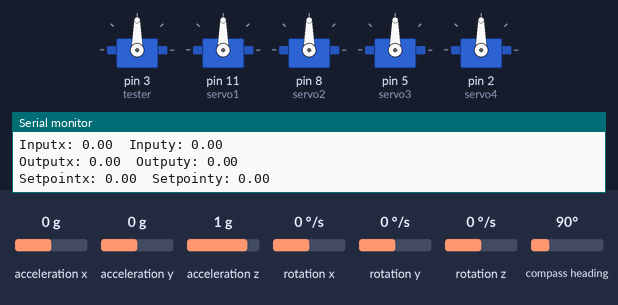
Recording of a program running on a simulated Arduino Uno, built with avr-gcc and run on an emulated ATmega328P. Parts: 5 × servo, the last lines printed to the serial monitor. Wiring (inferred from the names in the program): QMC5883L compass at I2C address 0x0D. The test bench sets the inputs (shaded band); at power-on: acceleration y 0 g, acceleration x 0 g, acceleration z 1 g, rotation x 0 °/s, rotation y 0 °/s, rotation z 0 °/s, compass heading 90°.

Above: at 4.2 s.
4.3 s: acceleration y set to -1.4 g
At 6.0 s:
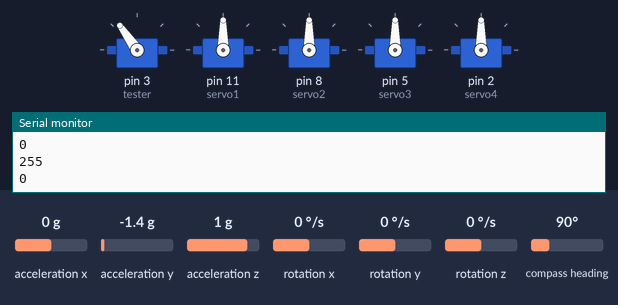
Timing chart, 0 to 7.5 s (numbered marks = the images above; inputs shaded):
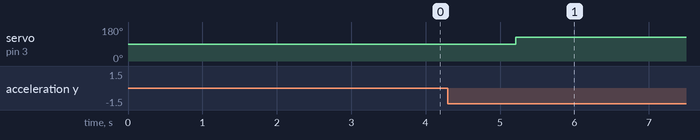

The program:

main.cpp
```cpp
#include <Arduino.h>              //Arduino Framework for basic commands
#include <PID_v1.h>               //PID libarry
#include <Wire.h>                 //I2C Bus libarry
#include <Servo.h>                //Servo libarry(PWM Signal)
#include "MPU6050_tockn.h"        //Libarry MPU6050 reading via I2C(Wire)
#include <includes/QMC5883L.h>
#include "calculateengine.h"

//true = left false = right

#define MPU6050_ADRESS     0x68    //Adress for MPPU6050

int compassdirection;
int compassdirectionbefor;

double Setpointx = 0;               //Point for PID
double Inputx    = 0;               //Value from MPU6050 for PID
double Outputx   = 0;               //Output for Servo from PID

double Setpointy = 0;               //Point for PID
double Inputy    = 0;               //Value from MPU6050 for PID
double Outputy   = 0;               //Output for Servo from PID

double Setpointcompass = 0;               //Point for PID
double Inputcompass    = 0;               //Value from MPU6050 for PID
double Outputcompass   = 0;               //Output for Servo from PID

double Outputreadyforservox;        //Value mapped after PID calculation
double Outputreadyforservoy;        //Value mapped after PID calculation

double Kpx=100, Kix=100, Kdx=0;    //PID Values
double Kpy=100, Kiy=100, Kdy=0;    //PID Values
double Kpcompass=100, Kicompass=100, Kdcompass=0;

int s1;
int s2;
int s3;
int s4;

pidvar xpidvar;
pidvar ypidvar;

pidvar compasspidvar;

calculate calcer;

PID PIDx(&Inputx, &Outputx, &Setpointx, Kpx, Kix, Kdx, DIRECT); //Define PID
PID PIDy(&Inputy, &Outputy, &Setpointy, Kpy, Kiy, Kdy, DIRECT);
PID PIDcompass(&Inputcompass, &Outputcompass, &Setpointcompass, Kpcompass, Kicompass, Kdcompass, DIRECT);

MPU6050 mpu6050(Wire);             //Define MPU6050

QMC5883L compass;

Servo tester;                      //Define Servos

Servo servo1;
Servo servo2;
Servo servo3;
Servo servo4;

void setup() {

  tester.attach(3);                //Define servo port

  servo1.attach(11);
  servo2.attach(8);
  servo3.attach(5);
  servo4.attach(2);

  Serial.begin(9600);              //Begin serial connection at 9600 Baud

  Wire.begin();                    //Begin I2C bus

  mpu6050.begin();                 //Begin MPU6050 reading
  mpu6050.calcGyroOffsets(true);   //Config MPU6050

  compass.init();
	compass.setSamplingRate(0);

  PIDx.SetMode(AUTOMATIC);        //Turn the PID on
  PIDy.SetMode(AUTOMATIC);

  PIDx.SetTunings(Kpx, Kix, Kdx);    //Adjust PID values
  PIDy.SetTunings(Kpy, Kiy, Kdy);
}

void loop() {

  mpu6050.update();               //Update ther MPU6050

  //Make all ready for the servo
  Inputx = mpu6050.getAccAngleX();
  Inputy  = mpu6050.getAccAngleY();

  Inputcompass = compass.readHeading()-180;

  if(Inputcompass > 0){
      compasspidvar.direction = true;
      Inputcompass = -(Inputcompass);
  }
  else
  {
      compasspidvar.direction = false;
  }


  if(Inputx > 0){
      xpidvar.direction = true;
      Inputx = -(Inputx);
  }
  else
  {
      xpidvar.direction = false;
  }

  if(Inputy > 0){
    ypidvar.direction = true;
    Inputy = -(Inputy);
  }
  else
  {
    ypidvar.direction = false;
  }

  PIDx.Compute();                //Compute the PID
  PIDy.Compute();

  xpidvar.value = Outputx;
  ypidvar.value = Outputy;

  calcer.run(&s1, &s2, &s3, &s4, xpidvar, ypidvar, compasspidvar);


  compassdirection = compass.readHeading();

  PIDx.Compute();                //Compute the PID
  PIDy.Compute();

  Outputreadyforservox = map(Outputx, 0, 255, 0, 35);
  Outputreadyforservoy = map(Outputy, 0, 255, 0, 35);

  tester.write(Outputreadyforservox + 90);  //write var to servo


  //Print the infos to serial
  Serial.print("Inputx: ");
  Serial.print(Inputx);
  Serial.print("  Inputy: ");
  Serial.println(Inputy);

  Serial.print("Outputx: ");
  Serial.print(Outputreadyforservox);
  Serial.print("  Outputy: ");
  Serial.println(Outputreadyforservoy);

  Serial.print("Setpointx: ");
  Serial.print(Setpointx);
  Serial.print("  Setpointy: ");
  Serial.println(Setpointy);

  Serial.print("Compass: ");
  Serial.println(compassdirection);
  Serial.println("========================================");


  Serial.println(s1);
  Serial.println(s2);
  Serial.println(s3);
  Serial.println(s4);

  delay(1000);

}
/*
int s1;
int s2;
int s3;
int s4;

void setup(){
  Serial.begin(9600);

}
void loop(){
  pidvar x;
  x.value = 23;
  x.direction = true;

  pidvar z;
  z.value = 23;
  z.direction = true;

  calculate calc;

  calc.run(&s1, &s2, &s3, &s4, x, z);

  Serial.println(s1);
  Serial.println(s2);
  Serial.println(s3);
  Serial.println(s4);
}*/
```

calculateengine.cpp
```cpp
#include "Arduino.h"
#include "calculateengine.h"

void calculate::offset(int fromservo1, int fromservo2, int fromservo3, int fromservo4){
    servo1offset1 = fromservo1;
    servo1offset2 = fromservo2;
    servo1offset3 = fromservo3;
    servo1offset4 = fromservo4;
}

void calculate::run(int *servo1, int *servo2, int *servo3, int *servo4, pidvar xpid, pidvar ypid, pidvar pidcomass){
    if(xpid.direction){
        servo1mpu =   xpid.value ;
        servo3mpu = -(xpid.value);
    }
    else{
        servo3mpu =   xpid.value ;
        servo1mpu = -(xpid.value);
    }

    if(ypid.direction){
        servo2mpu =   ypid.value ;
        servo4mpu = -(ypid.value);
    }
    else{
        servo4mpu =   ypid.value ;
        servo2mpu = -(ypid.value);
    }

    if(pidcomass.direction){
        servo1com =  pidcomass.value;
        servo2com = -(pidcomass.value);
        servo3com = -(pidcomass.value);
        servo4com =  pidcomass.value;
    }
    else{
        servo1com = -(pidcomass.value);
        servo2com =  pidcomass.value;
        servo3com =  pidcomass.value;
        servo4com = -(pidcomass.value);
    }

    *servo1 = servo1mpu + servo1com / 2;
    *servo2 = servo2mpu + servo2com / 2;
    *servo3 = servo3mpu + servo3com / 2;
    *servo4 = servo4mpu + servo4com / 2;
}

void calculate::debug(){
    Serial.println("__________________________________________");
    Serial.println("Device | Servo1 | Servo2 | Servo3 | Servo4");

    Serial.print("MPU | ");
    Serial.print(servo1mpu);
    Serial.print(" | ");
    Serial.print(servo2mpu);
    Serial.print(" | ");
    Serial.print(servo3mpu);
    Serial.print(" | ");
    Serial.print(servo4mpu);
    Serial.println(" |");

    Serial.print("COMPASS | ");
    Serial.print(servo1com);
    Serial.print(" | ");
    Serial.print(servo2com);
    Serial.print(" | ");
    Serial.print(servo3com);
    Serial.print(" | ");
    Serial.print(servo4com);
    Serial.println(" |");
}
```

calculateengine.h
```cpp
#ifndef CALCULATE_H
#define CALCULATE_H


class pidvar{
public:
    int value;
    bool direction;
};

class calculate{
public:
    void run(int*, int*, int*, int*, pidvar, pidvar, pidvar);
    void offset(int, int, int, int);
    void debug();

private:
    int servo1offset1 = 0;
    int servo1offset2 = 0;
    int servo1offset3 = 0;
    int servo1offset4 = 0;

    int servo1mpu;
    int servo2mpu;
    int servo3mpu;
    int servo4mpu;

    int servo1com;
    int servo2com;
    int servo3com;
    int servo4com;
};

#endif // CALCULATE_H
```

QMC5883L.cpp
```cpp
#include <Wire.h>
#include <math.h>
#include "QMC5883L.h"

/*
 * QMC5883L
 * http://wiki.epalsite.com/images/7/72/QMC5883L-Datasheet-1.0.pdf
 */

/* The default I2C address of this chip */
#define QMC5883L_ADDR 0x0D

/* Register numbers */
#define QMC5883L_X_LSB 0
#define QMC5883L_X_MSB 1
#define QMC5883L_Y_LSB 2
#define QMC5883L_Y_MSB 3
#define QMC5883L_Z_LSB 4
#define QMC5883L_Z_MSB 5
#define QMC5883L_STATUS 6
#define QMC5883L_TEMP_LSB 7
#define QMC5883L_TEMP_MSB 8
#define QMC5883L_CONFIG 9
#define QMC5883L_CONFIG2 10
#define QMC5883L_RESET 11
#define QMC5883L_RESERVED 12
#define QMC5883L_CHIP_ID 13

/* Bit values for the STATUS register */
#define QMC5883L_STATUS_DRDY 1
#define QMC5883L_STATUS_OVL 2
#define QMC5883L_STATUS_DOR 4

/* Oversampling values for the CONFIG register */
#define QMC5883L_CONFIG_OS512 0b00000000
#define QMC5883L_CONFIG_OS256 0b01000000
#define QMC5883L_CONFIG_OS128 0b10000000
#define QMC5883L_CONFIG_OS64  0b11000000

/* Range values for the CONFIG register */
#define QMC5883L_CONFIG_2GAUSS 0b00000000
#define QMC5883L_CONFIG_8GAUSS 0b00010000

/* Rate values for the CONFIG register */
#define QMC5883L_CONFIG_10HZ   0b00000000
#define QMC5883L_CONFIG_50HZ   0b00000100
#define QMC5883L_CONFIG_100HZ  0b00001000
#define QMC5883L_CONFIG_200HZ  0b00001100

/* Mode values for the CONFIG register */
#define QMC5883L_CONFIG_STANDBY 0b00000000
#define QMC5883L_CONFIG_CONT    0b00000001

/* Apparently M_PI isn't available in all environments. */
#ifndef M_PI
#define M_PI 3.14159265358979323846264338327950288
#endif

static void write_register( int addr, int reg, int value )
{
  Wire.beginTransmission(addr);
  Wire.write(reg);
  Wire.write(value);
  Wire.endTransmission();
}

static int read_register( int addr, int reg, int count )
{
  Wire.beginTransmission(addr);
  Wire.write(reg);
  Wire.endTransmission();

  Wire.requestFrom(addr,count);
  int n = Wire.available();
  if(n!=count) return 0;

  return n;
}

void QMC5883L::reconfig()
{
  write_register(addr,QMC5883L_CONFIG,oversampling|range|rate|mode);
}

void QMC5883L::reset()
{
  write_register(addr,QMC5883L_RESET,0x01);
  reconfig();
}

void QMC5883L::setOversampling( int x )
{
  switch(x) {
    case 512:
      oversampling = QMC5883L_CONFIG_OS512;
      break;
    case 256:
      oversampling = QMC5883L_CONFIG_OS256;
      break;
    case 128:
      oversampling = QMC5883L_CONFIG_OS128;
      break;
    case 64:
      oversampling = QMC5883L_CONFIG_OS64;
      break;
  }
  reconfig();
}

void QMC5883L::setRange( int x )
{
  switch(x) {
    case 2:
      range = QMC5883L_CONFIG_2GAUSS;
      break;
    case 8:
      range = QMC5883L_CONFIG_8GAUSS;
      break;
  }
  reconfig();
}

void QMC5883L::setSamplingRate( int x )
{
  switch(x) {
    case 10:
      rate = QMC5883L_CONFIG_10HZ;
      break;
    case 50:
      rate = QMC5883L_CONFIG_50HZ;
      break;
    case 100:
      rate = QMC5883L_CONFIG_100HZ;
      break;
    case 200:
      rate = QMC5883L_CONFIG_200HZ;
      break;
  }
  reconfig();
}

void QMC5883L::init() {
  /* This assumes the wire library has been initialized. */
  addr = QMC5883L_ADDR;
  oversampling = QMC5883L_CONFIG_OS512;
  range = QMC5883L_CONFIG_2GAUSS;
  rate = QMC5883L_CONFIG_50HZ;
  mode = QMC5883L_CONFIG_CONT;
  reset();
}

int QMC5883L::ready()
{
  if(!read_register(addr,QMC5883L_STATUS,1)) return 0;
  uint8_t status = Wire.read();
  return status & QMC5883L_STATUS_DRDY;
}

int QMC5883L::readRaw( int16_t *x, int16_t *y, int16_t *z, int16_t *t )
{
  while(!ready()) {}

  if(!read_register(addr,QMC5883L_X_LSB,6)) return 0;

  *x = Wire.read() | (Wire.read()<<8);
  *y = Wire.read() | (Wire.read()<<8);
  *z = Wire.read() | (Wire.read()<<8);

  return 1;
}

void QMC5883L::resetCalibration() {
  xhigh = yhigh = 0;
  xlow = ylow = 0;
}

int QMC5883L::readHeading()
{
  int16_t x, y, z, t;

  if(!readRaw(&x,&y,&z,&t)) return 0;

  /* Update the observed boundaries of the measurements */

  if(x<xlow) xlow = x;
  if(x>xhigh) xhigh = x;
  if(y<ylow) ylow = y;
  if(y>yhigh) yhigh = y;

  /* Bail out if not enough data is available. */

  if( xlow==xhigh || ylow==yhigh ) return 0;

  /* Recenter the measurement by subtracting the average */

  x -= (xhigh+xlow)/2;
  y -= (yhigh+ylow)/2;

  /* Rescale the measurement to the range observed. */

  float fx = (float)x/(xhigh-xlow);
  float fy = (float)y/(yhigh-ylow);

  int heading = 180.0*atan2(fy,fx)/M_PI;
  if(heading<=0) heading += 360;

  return heading;
}
```

QMC5883L.h
```cpp
#ifndef QMC5883L_H
#define QMC5883L_H

class QMC5883L {
public:
  void init();
  void reset();
  int  ready();
  void reconfig();

  int readHeading();
  int readRaw( int16_t *x, int16_t *y, int16_t *z, int16_t *t );

  void resetCalibration();

  void setSamplingRate( int rate );
  void setRange( int range );
  void setOversampling( int ovl );

private:
  int16_t xhigh, xlow;
  int16_t yhigh, ylow;
  uint8_t addr;
  uint8_t mode;
  uint8_t rate;
  uint8_t range;
  uint8_t oversampling;
};

#endif
```

Measured:
- after the input at 4.3 s, servo on pin 3 (tester): 90° → 125° after 0.91 s
